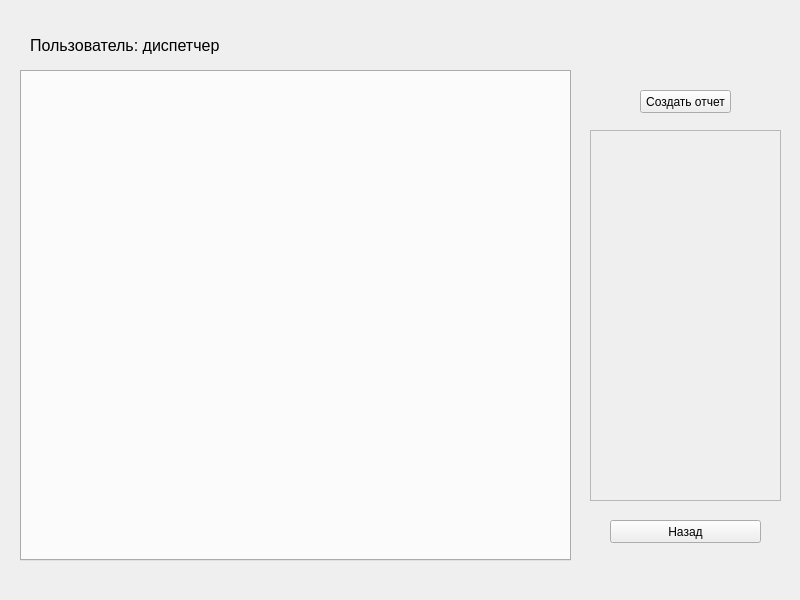
<?xml version="1.0" encoding="UTF-8"?>
<ui version="4.0">
 <class>TableMenu</class>
 <widget class="QWidget" name="TableMenu">
  <property name="geometry">
   <rect>
    <x>0</x>
    <y>0</y>
    <width>800</width>
    <height>600</height>
   </rect>
  </property>
  <property name="windowTitle">
   <string>Form</string>
  </property>
  <widget class="QPushButton" name="pushButton">
   <property name="geometry">
    <rect>
     <x>610</x>
     <y>520</y>
     <width>151</width>
     <height>23</height>
    </rect>
   </property>
   <property name="text">
    <string>Назад</string>
   </property>
  </widget>
  <widget class="QLabel" name="label">
   <property name="geometry">
    <rect>
     <x>30</x>
     <y>30</y>
     <width>321</width>
     <height>31</height>
    </rect>
   </property>
   <property name="font">
    <font>
     <pointsize>12</pointsize>
    </font>
   </property>
   <property name="text">
    <string>Пользователь: диспетчер</string>
   </property>
  </widget>
  <widget class="QTabWidget" name="tabWidget">
   <property name="geometry">
    <rect>
     <x>20</x>
     <y>70</y>
     <width>551</width>
     <height>491</height>
    </rect>
   </property>
  </widget>
  <widget class="QStackedWidget" name="stackedWidget">
   <property name="geometry">
    <rect>
     <x>590</x>
     <y>130</y>
     <width>191</width>
     <height>371</height>
    </rect>
   </property>
   <property name="autoFillBackground">
    <bool>true</bool>
   </property>
   <property name="frameShape">
    <enum>QFrame::StyledPanel</enum>
   </property>
  </widget>
  <widget class="QPushButton" name="createReport">
   <property name="geometry">
    <rect>
     <x>640</x>
     <y>90</y>
     <width>91</width>
     <height>23</height>
    </rect>
   </property>
   <property name="text">
    <string>Создать отчет</string>
   </property>
  </widget>
 </widget>
 <resources/>
 <connections/>
</ui>
